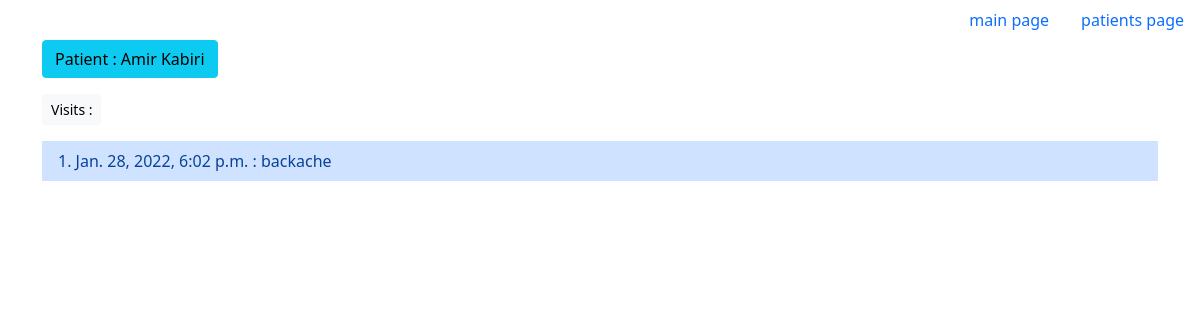
Page /patients/2/ on the earlier database version.
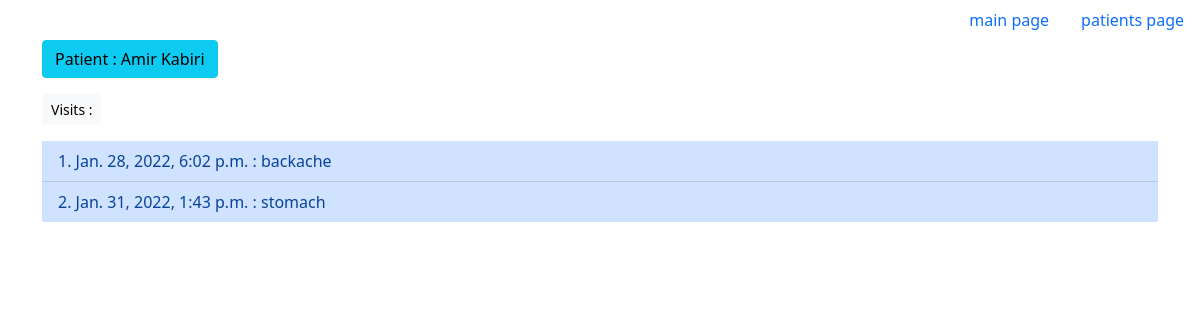
Same page on the later database version.
### patients/models.py (models this page shows)
class Visit(models.Model):
    patient = models.ForeignKey(Patient, on_delete=models.CASCADE)
    problem = models.CharField(max_length=1000)
    entry_date = models.DateTimeField(auto_now_add=True)

### patients/views.py (the view)
# urls.py: path('patients/<int:patient_id>/', views.patient)
def patient(request, patient_id):
    patient = Patient.objects.get(id=patient_id)
    visits = Visit.objects.filter(patient=patient_id)
    context = {'patient': patient, 'visits': visits}
    return render(request, 'patient.html', context)

### templates/patient.html (shortened to what this page needs)
{% extends 'base.html' %}
    {% block content%}
        <p type="button" class="btn btn-info"> Patient : {{ patient.first_name }} {{ patient.last_name }}</p>
        <br>
        <p type="button" class="btn btn-light btn-sm"> Visits :</p>
            <ul class="list-group list-group-flush list-group-numbered">
                {% for visit in visits %}
                    <li class="list-group-item list-group-item-primary"> {{ visit.entry_date }}  :  {{ visit.problem }}</li>
                {% empty %}
                    <p class="list-group-item list-group-item-danger"> there is no visit for this patient</p>
                {% endfor %}
            </ul>
    {% endblock content %}

Differences in the rows shown:
added Visit: entry_date "Jan. 31, 2022, 1:43 p.m.", problem "stomach"
